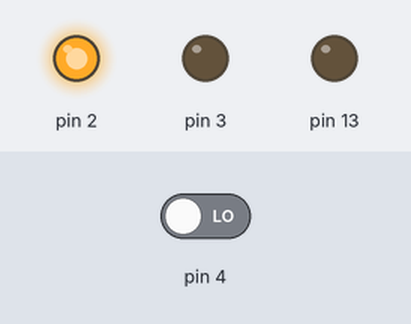
The sketch below on a simulated Arduino Uno, built with avr-gcc and run on an emulated ATmega328P. On the bench: output pins drawn as LEDs (lit = HIGH). The inputs (shaded band) are chosen by the test bench; at power-on: pin 4 LOW.

Above: at 1.2 s.
1.3 s: pin 4 driven HIGH
At 1.7 s:
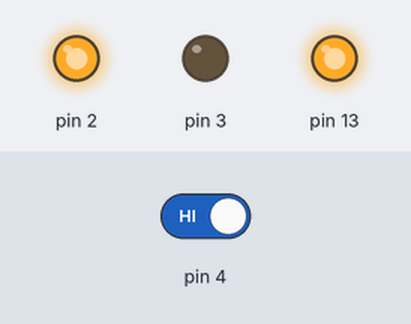
2.8 s: pin 4 driven LOW
At 3.1 s:
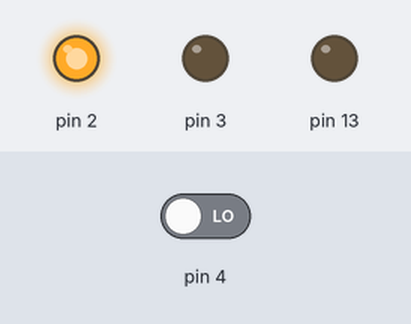
Timing chart, 0 to 5.8 s (numbered marks = the images above; inputs shaded):
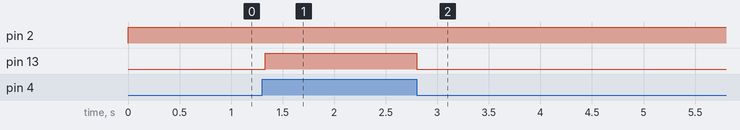

Measured:
- after the input at 1.3 s, pin 13: LOW → HIGH at once
- after the input at 2.8 s, pin 13: HIGH → LOW at once

The sketch:

Or_gate_test.ino
```cpp
unsigned int Index = 0;

void setup()
{
  Serial.begin(9600);
  pinMode(2, OUTPUT);
  pinMode(3, OUTPUT);
  pinMode(4, INPUT);
  pinMode(13, OUTPUT);
}

void loop()
{
 digitalWrite(2, HIGH);
 digitalWrite(3, LOW);
 delay(16);
 digitalWrite(13, digitalRead(4));
 delay(16);
}
```
